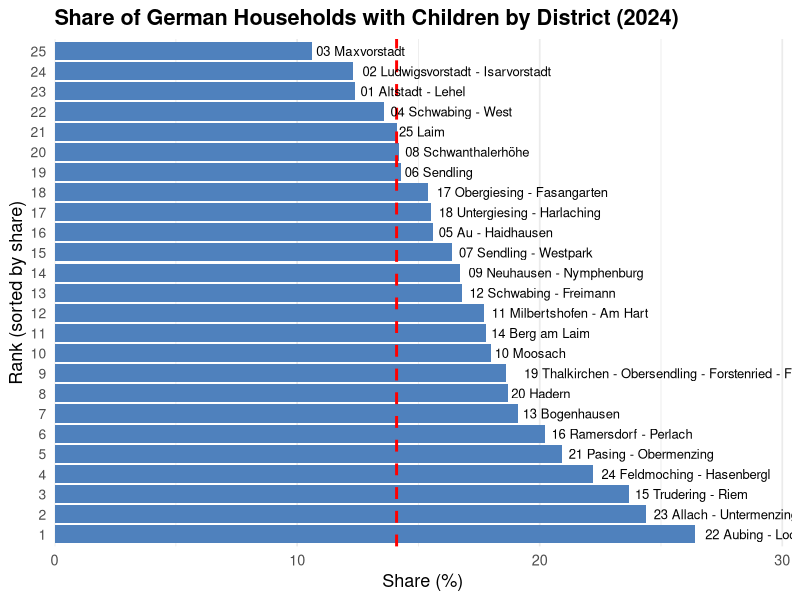

Write R code to recreate this figure.
library(readxl)
library(ggplot2)
library(dplyr)

data <- read_excel("data/raw/export_be.xlsx", sheet = 2)

# Filter and clean numeric: convert "14,1" -> 14.1
df <- data %>%
  filter(
    Indikator == "Haushalte mit Kindern",
    Ausprägung == "insgesamt",
    Jahr == 2024,
    Raumbezug != "Stadt München"
  ) %>%
  mutate(
    # force numeric even if it came in as character with commas
    Indikatorwert = suppressWarnings(
      as.numeric(gsub(",", ".", as.character(Indikatorwert)))
    )
  ) %>%
  arrange(desc(Indikatorwert)) %>%
  mutate(Rank = row_number())

# Precompute max safely
y_max <- max(df$Indikatorwert, na.rm = TRUE)

ggplot(df, aes(x = factor(Rank), y = Indikatorwert)) +
  geom_col(fill = "#4F81BD") +  # calm single color
  geom_hline(yintercept = 14.1, color = "red", linetype = "dashed", size = 1) +
  # city names to the right of bars
  geom_text(aes(label = Raumbezug), hjust = -0.05, size = 3.3) +
  labs(
    title = "Share of German Households with Children by District (2024)",
    x = "Rank (sorted by share)",
    y = "Share (%)"
  ) +
  coord_flip() +
  # leave headroom for labels without hard-coding limits
  scale_y_continuous(expand = expansion(mult = c(0, 0.15))) +
  theme_minimal(base_size = 13) +
  theme(
    plot.title = element_text(face = "bold"),
    axis.text.y = element_text(size = 10),
    panel.grid.major.y = element_blank()
  )
